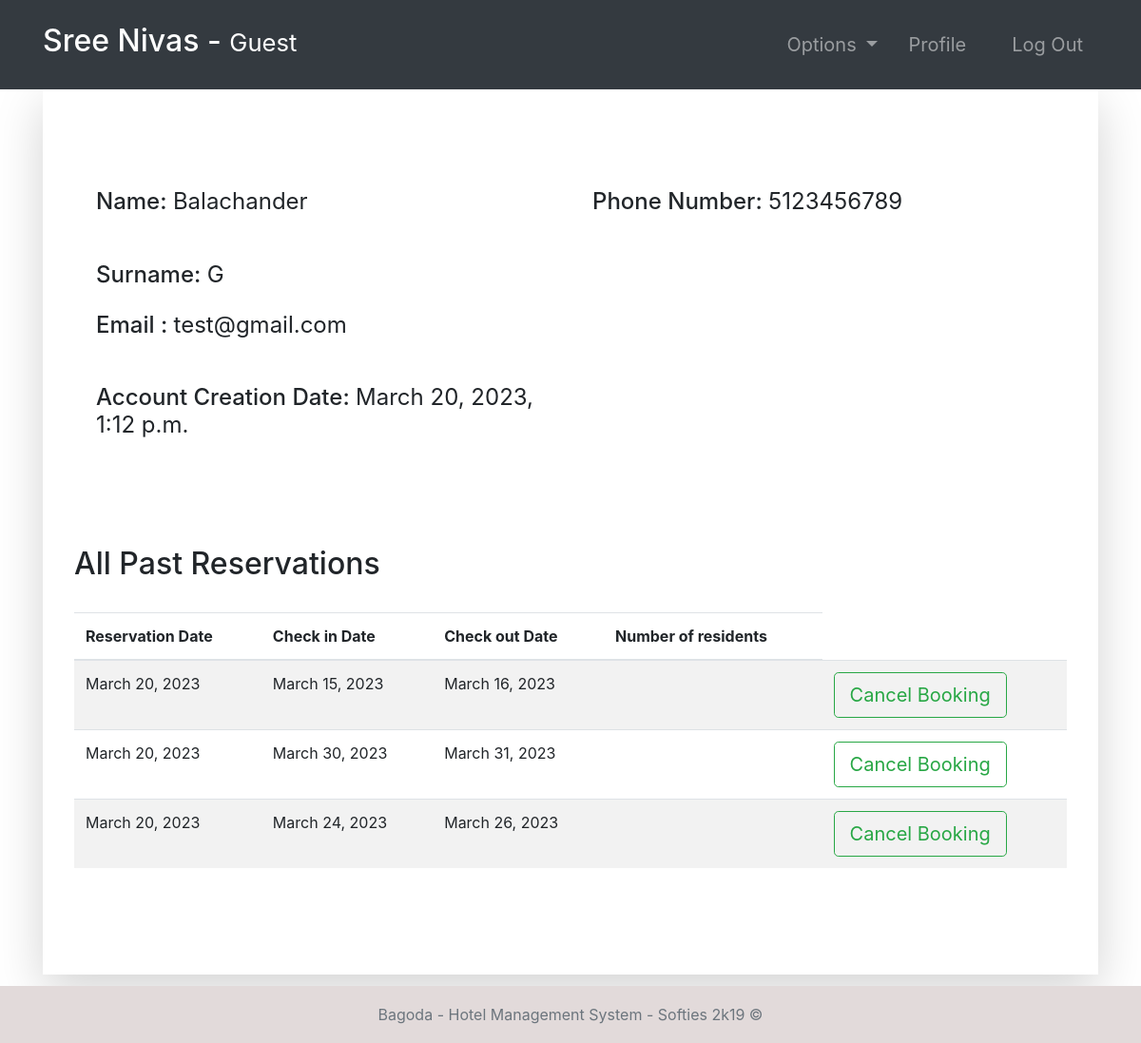
Screenshot of /guest-profile/8 (signed in) with the database file from the repository.
### accounts/models.py (models this page shows, shortened)
class Guest(models.Model):
    user = models.OneToOneField(User, null=True, on_delete=models.CASCADE)
    phoneNumber = PhoneNumberField(unique=True)
    def currentRoom(self):
        from room.models import Booking
        booking = Booking.objects.filter(guest=self).last()
        return booking.roomNumber

### room/models.py (models this page shows, shortened)
class Booking(models.Model):
    roomNumber = models.ForeignKey(Room, on_delete=models.CASCADE)
    guest = models.ForeignKey(Guest, null=True, on_delete=models.CASCADE)
    dateOfReservation = models.DateField(default=timezone.now)
    startDate = models.DateField()
    endDate = models.DateField()

### accounts/views.py (the view, shortened to what this page needs)
# urls.py: path('guest-profile/<str:pk>', guest_profile, name="guest-profile"),
@login_required(login_url='login')
def guest_profile(request, pk):
    tempUser = User.objects.get(id=pk)
    guest = Guest.objects.get(user=tempUser)
    role = str(request.user.groups.all()[0])
    path = role + "/"
    eventAttendees = EventAttendees.objects.filter(guest=guest)
    bookings = Booking.objects.filter(guest=guest)
    context = {
        "role": role,
        "guest": guest,
        "eventAttendees": eventAttendees,
        "bookings": bookings
    }
    return render(request, path + "guest-profile.html", context)

### room/models.py (called while the page is built)
    def __str__(self):
        return str(self.number)

### Templates/guest/guest-profile.html
{% extends '../index.html' %}
{% block context %}
{% include '../common_pages/guest-profile.html' %}
{% endblock %}

### Templates/incs/nav.html (shortened to what this page needs)
<nav class="navbar navbar-dark bg-dark navbar-expand-lg py-3 " role="navigation">
    <div class="container">
        <a href="" class="navbar-brand">
            <h2 class="text-capitalize">
                {{ request.user.first_name }} {{ request.user.last_name }} -
                {% if role != "receptionist" %}
                <small>
                    {{ role }}
                </small>
                {% else %}
                <small>
                    Agent
                </small>
                {% endif %}
            </h2>
        </a>
        <div class="collapse navbar-collapse" id="navbarTags">
            <ul class="navbar-nav ml-auto">
                <li class="nav-item dropdown p-2">
                    <a class="nav-link dropdown-toggle" href="#" id="navbarDropdown" role="button"
                        data-toggle="dropdown" aria-haspopup="true" aria-expanded="false">
                        Options
                    </a>
                </li>
                <li class="nav-item mr-3 p-2">
                    {% if role == 'guest' %}
                    <a href="{% url 'guest-profile' user.id %}" class="nav-link">Profile</a>
                    {% endif %}
                </li>
                <li class="nav-item p-2 ">
                    <a href="{% url 'logout' %}" class="nav-link">Log Out</a>
                </li>
            </ul>
        </div>
    </div>
</nav>

### Templates/common_pages/guest-profile.html (shortened to what this page needs)
<div class="container">
    <div class="shadow-lg p-5">
        <div class="row mt-5">
            <div class="col-6">
                <form action="" method="POST">
                    <div class="p-2 h4">
                        <span>Name:</span>
                        {% if guest.user.id != request.user.id %}
                        <span class="font-weight-normal">{{guest.user.first_name}} </span>
                        {% else %}
                        <input type="text" class="form-control border border-secondary" id="id_first_name"
                            value="{{guest.user.first_name}}" name="first_name">
                        {% endif %}
                    </div>
                    <br>
                    <div class="p-2 h4">
                        <span>Surname:</span>
                        {% if guest.user.id != request.user.id %}
                        <span class="font-weight-normal"> {{guest.user.last_name}}</span>
                        {% else %}
                        <input type="text" class="form-control border border-secondary" id="id_last_name"
                            value="{{guest.user.last_name}}" name="last_name">
                        {% endif %}
                    </div>
                    <div class="p-2 h4">
                        <span>Email :</span>
                        <span class="font-weight-normal">{{guest.user.email}}</span>
                    </div>
                    <br>
                    <div class="p-2 h4">
                        <span>Account Creation Date:</span>
                        <span class="font-weight-normal">{{guest.user.date_joined}}</span>
                    </div>
                </form>
            </div>
            <div class="col-6">
                <div class="p-2 h4">
                    <span>Phone Number: </span>
                    {% if guest.user.id != request.user.id %}
                    <span class="font-weight-normal">{{guest.phoneNumber}}</span>
                    {% else %}
                    <input type="text" class="form-control border border-secondary" id="id_phoneNumber"
                        value="{{guest.phoneNumber}}" name="phoneNumber">
                    {% endif %}
                </div>
                <br>
            </div>
        </div>
        <br>
        <br>
        <div class="row">
            <div class="table-responsive table-striped my-5">
                <div class="table-header row">
                    <div class="col-sm-12 col-md-12 col-lg-4 mb-4">
                        <h2>All Past Reservations</h2>
                    </div>
                </div>
                <table class="table table-hover">
                    <thead>
                        <tr>
                            <th>Reservation Date</th>
                            <th>Check in Date</th>
                            <th>Check out Date</th>
                            <th>Number of residents</th>
                        </tr>
                    </thead>
                    <tbody>
                        {% for bo in bookings %}
                        <tr>
                            <td>{{bo.dateOfReservation}}</td>
                            <td>{{bo.startDate}}</td>
                            <td>{{bo.endDate}}</td>
                            <td>{{bo.numOfResidents}}</td>
                            {% if role == "guest"%}
                            <form action="{% url 'deleteBooking' bo.id %}" method="POST">
                                <td><button type="submit" class="btn btn-outline-success btn-lg " name="refReq">Cancel Booking</button></td>
                            </form>
                            {% endif %}
                        </tr>
                        {% endfor %}
                    </tbody>
                </table>
            </div>
        </div>
    </div>
</div>

### static/css/main.css (style rules this page uses)
* { margin: 0; padding: 0; -webkit-font-smoothing: antialiased; }
body { position: relative; }
nav .nav-item { font-size: 20px; }

### rows the page displays
Guest: user.first_name "Balachander", user.last_name "G", user.email "test@gmail.com", user.date_joined "March 20, 2023, 1:12 p.m.", phoneNumber "5123456789"
Booking: dateOfReservation "March 20, 2023", startDate "March 15, 2023", endDate "March 16, 2023"
Booking: dateOfReservation "March 20, 2023", startDate "March 30, 2023", endDate "March 31, 2023"
Booking: dateOfReservation "March 20, 2023", startDate "March 24, 2023", endDate "March 26, 2023"

### other values shown
{{ request.user.first_name }} "Sree"
{{ request.user.last_name }} "Nivas"
{{ role }} "Guest"
